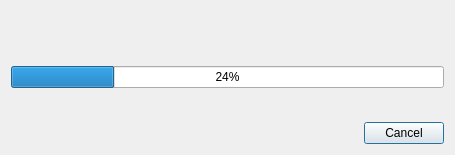
<?xml version="1.0" encoding="UTF-8"?>
<ui version="4.0">
 <class>ProgressDialog</class>
 <widget class="QDialog" name="ProgressDialog">
  <property name="geometry">
   <rect>
    <x>0</x>
    <y>0</y>
    <width>455</width>
    <height>155</height>
   </rect>
  </property>
  <property name="windowTitle">
   <string>Progress</string>
  </property>
  <layout class="QVBoxLayout" name="verticalLayout">
   <item>
    <widget class="QLabel" name="operation">
     <property name="text">
      <string/>
     </property>
     <property name="wordWrap">
      <bool>true</bool>
     </property>
    </widget>
   </item>
   <item>
    <widget class="QLabel" name="currentFile">
     <property name="text">
      <string/>
     </property>
    </widget>
   </item>
   <item>
    <widget class="QProgressBar" name="progressBar">
     <property name="value">
      <number>24</number>
     </property>
    </widget>
   </item>
   <item>
    <widget class="QLabel" name="message">
     <property name="text">
      <string/>
     </property>
    </widget>
   </item>
   <item>
    <widget class="QDialogButtonBox" name="buttonBox">
     <property name="orientation">
      <enum>Qt::Horizontal</enum>
     </property>
     <property name="standardButtons">
      <set>QDialogButtonBox::Cancel</set>
     </property>
    </widget>
   </item>
  </layout>
 </widget>
 <resources/>
 <connections>
  <connection>
   <sender>buttonBox</sender>
   <signal>accepted()</signal>
   <receiver>ProgressDialog</receiver>
   <slot>accept()</slot>
   <hints>
    <hint type="sourcelabel">
     <x>248</x>
     <y>254</y>
    </hint>
    <hint type="destinationlabel">
     <x>157</x>
     <y>274</y>
    </hint>
   </hints>
  </connection>
  <connection>
   <sender>buttonBox</sender>
   <signal>rejected()</signal>
   <receiver>ProgressDialog</receiver>
   <slot>reject()</slot>
   <hints>
    <hint type="sourcelabel">
     <x>316</x>
     <y>260</y>
    </hint>
    <hint type="destinationlabel">
     <x>286</x>
     <y>274</y>
    </hint>
   </hints>
  </connection>
 </connections>
</ui>
